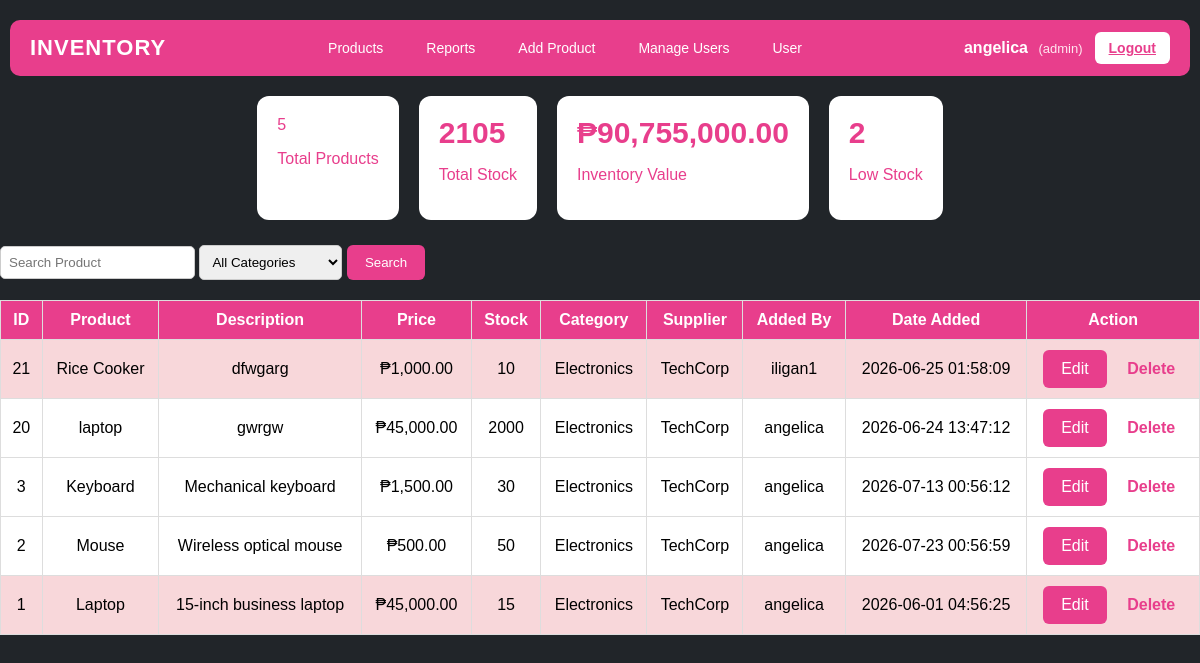
Screenshot of /index.php (signed in) with the database file from the repository.
### tables this page shows
CREATE TABLE `products` (
  `id` int(11) NOT NULL,
  `name` varchar(150) NOT NULL,
  `description` text DEFAULT NULL,
  `price` decimal(10,2) NOT NULL,
  `stock` int(11) NOT NULL DEFAULT 0,
  `category_id` int(11) NOT NULL,
  `supplier_id` int(11) NOT NULL,
  `created_at` timestamp NOT NULL DEFAULT current_timestamp(),
  `added_by` int(11) DEFAULT NULL
);

CREATE TABLE `categories` (
  `id` int(11) NOT NULL,
  `name` varchar(100) NOT NULL
);

CREATE TABLE `suppliers` (
  `id` int(11) NOT NULL,
  `name` varchar(100) NOT NULL,
  `contact_person` varchar(100) DEFAULT NULL,
  `phone` varchar(20) DEFAULT NULL
);

CREATE TABLE `users` (
  `id` int(11) NOT NULL,
  `username` varchar(50) NOT NULL,
  `email` varchar(100) NOT NULL,
  `password_hash` varchar(255) NOT NULL,
  `role` enum('admin','staff') DEFAULT 'staff',
  `created_at` timestamp NOT NULL DEFAULT current_timestamp()
);

### index.php (the view, shortened to what this page needs)
<?php
require_once 'config.php';
$search = isset($_GET['search']) ? $_GET['search'] : '';
$sqlStats = "
    SELECT
        COUNT(*) AS total,
        SUM(stock) AS total_stock,
        SUM(price * stock) AS total_value,
        SUM(CASE WHEN stock < 20 THEN 1 ELSE 0 END) AS low_stock
    FROM products
";
$resultStats = mysqli_query($conn, $sqlStats);
$stats = mysqli_fetch_assoc($resultStats);
$sql = "
    SELECT
        p.id,
        p.name,
        p.description,
        p.price,
        p.stock,
        c.name AS category,
        s.name AS supplier,
        u.username AS added_by_user,
        p.created_at
    FROM products p
    JOIN categories c
        ON p.category_id = c.id
    JOIN suppliers s
        ON p.supplier_id = s.id
    LEFT JOIN users u
        ON p.added_by = u.id
    WHERE 1=1
";
$sql .= " ORDER BY p.id DESC";
$result = mysqli_query($conn, $sql);
?>
<!DOCTYPE html>
<html>
<head>
    <link rel="stylesheet" href="styles.css">
</head>
<body>
       <?php include 'navbar.php'; ?>
    <div class="stats">
        <div class="card">
            <php
            <h2><?php echo $stats['total']; ?></h2>
            <p>Total Products</p>
        </div>
        <div class="card">
            <h2><?php echo $stats['total_stock']; ?></h2>
            <p>Total Stock</p>
        </div>
        <div class="card">
            <h2>₱<?php echo number_format($stats['total_value'], 2); ?></h2>
            <p>Inventory Value</p>
        </div>
        <div class="card">
            <h2><?php echo $stats['low_stock']; ?></h2>
            <p>Low Stock</p>
        </div>
    </div>
    <div class="search-box">
        <form method="GET">
            <input
                type="text"
                name="search"
                placeholder="Search Product"
                value="<?php echo htmlspecialchars($search); ?>">
            <select name="category">
                <option value="">All Categories</option>
            </select>
            <button type="submit">Search</button>
        </form>
    </div>
    <table>
        <tr>
            <th>ID</th>
            <th>Product</th>
            <th>Description</th>
            <th>Price</th>
            <th>Stock</th>
            <th>Category</th>
            <th>Supplier</th>
             <th>Added By</th>
            <th>Date Added</th>
            <th>Action</th>
        </tr>
        <?php while ($row = mysqli_fetch_assoc($result)): ?>
            <tr class="<?php if ($row['stock'] < 20) echo 'low-stock'; ?>">
                <td><?php echo $row['id']; ?></td>
                <td><?php echo htmlspecialchars($row['name']); ?></td>
                <td><?php echo htmlspecialchars($row['description']); ?></td>
                <td>₱<?php echo number_format($row['price'], 2); ?></td>
                <td><?php echo $row['stock']; ?></td>
                <td><?php echo htmlspecialchars($row['category']); ?></td>
                <td><?php echo htmlspecialchars($row['supplier']); ?></td>
               <td><?php echo htmlspecialchars($row['added_by_user'] ?? 'Unknown'); ?></td>
                <td><?php echo $row['created_at']; ?>
                </td><td class="action-cell">
                    <?php if (isset($_SESSION['role']) && $_SESSION['role'] === 'admin'): ?>
                        <a href="edit.php?id=<?php echo $row['id']; ?>" class="edit-btn">Edit</a>
                        <a href="delete.php?id=<?php echo $row['id']; ?>" class="delete-link">Delete</a>
                    <?php endif; ?>
                </td>
            </tr>
        <?php endwhile; ?>
    </table>
</body>
</html>

### navbar.php (shortened to what this page needs)
<nav class="navbar">
    <div class="brand">
        <a>INVENTORY</a>
    </div>
    <div class="nav-links">
        <a href="index.php">Products</a>
        <a href="report.php">Reports</a>
        <a href="add.php">Add Product</a>
        <?php if(isset($_SESSION['role']) && $_SESSION['role'] === 'admin'): ?>
            <a href="users.php">Manage Users</a>
            <a href ="user.php">User</a>
        <?php endif; ?>
    </div>
    <div class="nav-actions">
        <?php if (!empty($_SESSION['username'])): ?>
            <span class="nav-user">
                 <?php echo htmlspecialchars($_SESSION['username']); ?>
                 <?php if (!empty($_SESSION['role'])): ?>
                     <span class="nav-role">
                        (<?php echo htmlspecialchars($_SESSION['role']); ?>)
                     </span>
                 <?php endif; ?>
            </span>
        <?php endif; ?>
        <a href="logout.php" class="logout-btn">Logout</a>
    </div>
</nav>

### styles.css (style rules this page uses)
body { font-family: Arial, sans-serif; background: #212529; margin: 0; }
.stats { display: flex; justify-content: center; gap: 20px; margin-bottom: 25px; flex-wrap: wrap; }
.card { background: #ffffff; color: #e83e8c; border-radius: 12px; padding: 20px; transition: 0.3s ease; }
.card h2 { margin: 0; font-size: 30px; }
.button, .report-btn, .search-box button, .edit-btn, .delete-btn { background: #e83e8c; color: white; padding: 10px 18px; text-decoration: none; border-radius: 6px; border: none; display: inline-block; cursor: pointer; transition: 0.3s ease; }
.search-box { margin: 20px 0; }
.search-box input, .search-box select { padding: 8px; border-radius: 5px; border: 1px solid #ccc; }
table { width: 100%; border-collapse: collapse; background: white; }
table th { background: #e83e8c; color: white; }
table th, table td { padding: 10px; border: 1px solid #ddd; text-align: center; }
.low-stock { background: #f8d7da; }
.delete-link { color: #e83e8c; font-weight: bold; text-decoration: none; margin-left: 8px; }
.action-cell > * { margin-right: 8px; }

### navbar.php (style rules this page uses)
.navbar { width:95%; background:#e83e8c; display:flex; justify-content:space-between; align-items:center; padding:12px 20px; border-radius:10px; margin:20px auto; }
.brand a { text-decoration:none; color:white; font-size:22px; font-weight:700; letter-spacing:1px; }
.nav-links { display:flex; align-items:center; gap:15px; }
.nav-links a { text-decoration:none; color:white; padding:8px 14px; font-size:14px; border-radius:6px; font-weight:500; transition:0.3s ease; }
.nav-actions { display:flex; align-items:center; gap:12px; }
.nav-user { font-size:16px; font-weight:600; color:white; }
.nav-role { font-size:13px; font-weight:400; color:#ffe6f0; margin-left:6px; }
.logout-btn { border:none; background:white; color:#e83e8c; padding:8px 14px; font-size:14px; border-radius:6px; cursor:pointer; font-weight:600; transition:.3s ease; }

### rows the page displays
products: id "21", name "Rice Cooker", description "dfwgarg", price "1,000.00", stock "10", category.name "Electronics", supplier.name "TechCorp", added_by.username "iligan1", created_at "2026-06-25 01:58:09"
products: id "20", name "laptop", description "gwrgw", price "45,000.00", stock "2000", category.name "Electronics", supplier.name "TechCorp", added_by.username "angelica", created_at "2026-06-24 13:47:12"
products: id "3", name "Keyboard", description "Mechanical keyboard", price "1,500.00", stock "30", category.name "Electronics", supplier.name "TechCorp", added_by.username "angelica", created_at "2026-07-13 00:56:12"
products: id "2", name "Mouse", description "Wireless optical mouse", price "500.00", stock "50", category.name "Electronics", supplier.name "TechCorp", added_by.username "angelica", created_at "2026-07-23 00:56:59"
products: id "1", name "Laptop", description "15-inch business laptop", price "45,000.00", stock "15", category.name "Electronics", supplier.name "TechCorp", added_by.username "angelica", created_at "2026-06-01 04:56:25"

### other values shown
$_SESSION['username'] "angelica"
$_SESSION['role'] "admin"
$stats['total'] "5"
$stats['total_stock'] "2105"
$stats['total_value'] "90,755,000.00"
$stats['low_stock'] "2"
